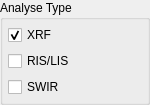
             <widget class="QGroupBox" name="AnalyseType">
              <property name="sizePolicy">
               <sizepolicy hsizetype="Fixed" vsizetype="Fixed">
                <horstretch>0</horstretch>
                <verstretch>0</verstretch>
               </sizepolicy>
              </property>
              <property name="minimumSize">
               <size>
                <width>105</width>
                <height>75</height>
               </size>
              </property>
              <property name="maximumSize">
               <size>
                <width>150</width>
                <height>125</height>
               </size>
              </property>
              <property name="title">
               <string>Analyse Type</string>
              </property>
              <layout class="QVBoxLayout" name="verticalLayout_6">
               <property name="leftMargin">
                <number>5</number>
               </property>
               <property name="topMargin">
                <number>5</number>
               </property>
               <property name="rightMargin">
                <number>5</number>
               </property>
               <property name="bottomMargin">
                <number>5</number>
               </property>
               <item>
                <layout class="QVBoxLayout" name="verticalLayout_5">
                 <item>
                  <widget class="QCheckBox" name="checkbox_xrf">
                   <property name="text">
                    <string>XRF</string>
                   </property>
                   <property name="checked">
                    <bool>true</bool>
                   </property>
                   <attribute name="buttonGroup">
                    <string notr="true">AnalysisType_chckbox</string>
                   </attribute>
                  </widget>
                 </item>
                 <item>
                  <widget class="QCheckBox" name="checkbox_ris_lis">
                   <property name="text">
                    <string>RIS/LIS</string>
                   </property>
                   <attribute name="buttonGroup">
                    <string notr="true">AnalysisType_chckbox</string>
                   </attribute>
                  </widget>
                 </item>
                 <item>
                  <widget class="QCheckBox" name="checkbox_swir">
                   <property name="text">
                    <string>SWIR</string>
                   </property>
                   <attribute name="buttonGroup">
                    <string notr="true">AnalysisType_chckbox</string>
                   </attribute>
                  </widget>
                 </item>
                </layout>
               </item>
              </layout>
             </widget>
